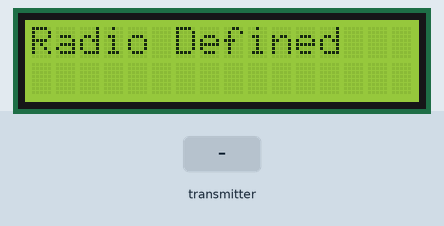
Recording of a sketch running on a simulated Arduino Uno, built with avr-gcc and run on an emulated ATmega328P. Parts: 16×2 character LCD. The inputs (shaded band) are chosen by the test bench. No radio packets arrive unless stated; what the sketch prints to the serial monitor is not drawn.

Above: at 0.1 s.
3.3 s: the transmitter starts sending data1 = 0
At 4.2 s:
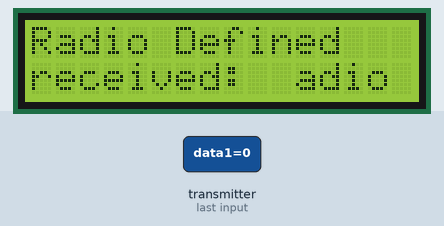
6.3 s: the transmitter starts sending data2 = 1
At 7.8 s:
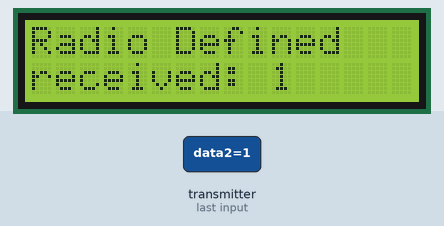
9.3 s: the transmitter starts sending data1 = 64
At 11.0 s:
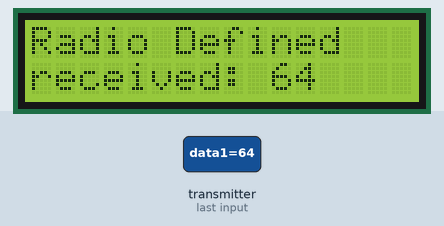
Timing chart, 0 to 12.5 s (numbered marks = the images above; inputs shaded):
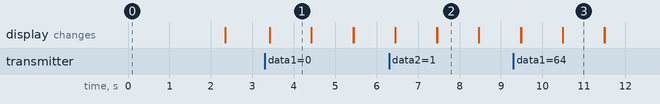

Measured:
- after the input at 3.3 s, the display: changes after 0.12 s (image 1)
- what the display in image 1 shows lasts 1.0 s, from 3.4 s to 4.4 s

The sketch:

receiver_.ino
```cpp
#include "LiquidCrystal_I2C.h"
#include "SPI.h"
#include "RF24.h"
#include "nRF24L01.h"
#define CE_PIN 9
#define CSN_PIN 10
#define INTERVAL_MS_SIGNAL_LOST 1000
#define INTERVAL_MS_SIGNAL_RETRY 250
#define INTERVAL_MS_TRANSMISSION 250

RF24 radio(CE_PIN, CSN_PIN);
const byte address[6] = "00001";
////NRF24L01 buffer limit is 32 bytes (max struct size)
struct payload {
   byte data1;
   char data2;
};
payload payload;
unsigned long lastSignalMillis = 0;

// initialize the library with the numbers of the interface pins
LiquidCrystal_I2C lcd(0x27, 16, 2);

void setup()
{
    // Testando I2C LCD
  if (!i2CAddrTest(0x27)) {
    lcd = LiquidCrystal_I2C(0x3F, 16, 2);
  }
  lcd.init();                // initialize the lcd
  lcd.backlight();           // Turn on backlight
  lcd.print("Radio Defined");// Print a message to the LCD

  delay(1000);

   Serial.begin(115200);
   radio.begin();
//   //Append ACK packet from the receiving radio back to the transmitting radio
   radio.setAutoAck(true); //(true|false)
//   //Set the transmission datarate
   radio.setDataRate(RF24_2MBPS); //(RF24_250KBPS|RF24_1MBPS|RF24_2MBPS)
//   //Greater level = more consumption = longer distance
   radio.setPALevel(RF24_PA_MAX); //(RF24_PA_MIN|RF24_PA_LOW|RF24_PA_HIGH|RF24_PA_MAX)
//   //Default value is the maximum 32 bytes1
   radio.setPayloadSize(sizeof(payload));
//   //Act as receiver
   radio.openReadingPipe(0, address);
   radio.startListening();
   delay(1000);
}


void loop()
{
   unsigned long currentMillis = millis();
   if (radio.available() > 0) {
     radio.read(&payload, sizeof(payload));
     Serial.println("Received");
     Serial.print("Data1:");
     Serial.println(payload.data1);
     Serial.print("Data2:");
     Serial.println(payload.data2);
     lastSignalMillis = currentMillis;
   }

   if (currentMillis - lastSignalMillis > INTERVAL_MS_SIGNAL_LOST) {
     lostConnection();
     lcd.setCursor(0, 1);
     lcd.print("No Signal Radio");
   }else{

    lcd.setCursor(0, 1);
    lcd.print("received: ");
    lcd.setCursor(10, 1);
    lcd.print(payload.data2);
    delay(1000);
    lcd.setCursor(10, 1);
    lcd.print(payload.data1);
    delay(1000);
    lcd.setCursor(10, 1);
    lcd.print("      ");
   }
}


void lostConnection()
{
   Serial.println("We have lost connection, preventing unwanted behavior");
   delay(INTERVAL_MS_SIGNAL_RETRY);
}
// I2C Address TEST
bool i2CAddrTest(uint8_t addr) {
  Wire.begin();
  Wire.beginTransmission(addr);
  if (Wire.endTransmission() == 0) {
    return true;
  }
  return false;
}
```
